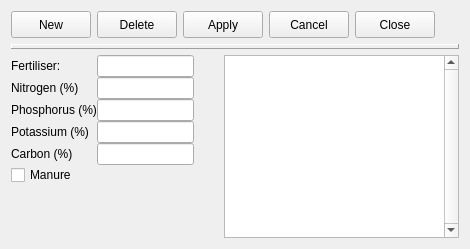
<?xml version="1.0" encoding="UTF-8"?>
<ui version="4.0">
 <class>fertilisers</class>
 <widget class="impgenmaint" name="fertilisers">
  <property name="geometry">
   <rect>
    <x>0</x>
    <y>0</y>
    <width>470</width>
    <height>249</height>
   </rect>
  </property>
  <property name="windowTitle">
   <string>Form</string>
  </property>
  <property name="TableName">
   <string>ferttype</string>
  </property>
  <property name="KeyField">
   <string>FERTYP_COD</string>
  </property>
  <property name="DisplayColumn">
   <string>FERTYP_des</string>
  </property>
  <property name="DisplayColumnDescription">
   <string>Fertilisers</string>
  </property>
  <layout class="QVBoxLayout" name="verticalLayout_3">
   <item>
    <layout class="QHBoxLayout" name="horizontalLayout_11">
     <item>
      <widget class="QPushButton" name="cmdnew">
       <property name="enabled">
        <bool>true</bool>
       </property>
       <property name="minimumSize">
        <size>
         <width>0</width>
         <height>27</height>
        </size>
       </property>
       <property name="maximumSize">
        <size>
         <width>16777215</width>
         <height>27</height>
        </size>
       </property>
       <property name="toolTip">
        <string/>
       </property>
       <property name="text">
        <string>New</string>
       </property>
       <property name="icon">
        <iconset resource="../images/images.qrc">
         <normaloff>:/images/new3.png</normaloff>:/images/new3.png</iconset>
       </property>
       <property name="flat">
        <bool>false</bool>
       </property>
      </widget>
     </item>
     <item>
      <widget class="QPushButton" name="cmdelete">
       <property name="enabled">
        <bool>true</bool>
       </property>
       <property name="minimumSize">
        <size>
         <width>0</width>
         <height>27</height>
        </size>
       </property>
       <property name="maximumSize">
        <size>
         <width>16777215</width>
         <height>27</height>
        </size>
       </property>
       <property name="toolTip">
        <string/>
       </property>
       <property name="text">
        <string>Delete</string>
       </property>
       <property name="icon">
        <iconset resource="../images/images.qrc">
         <normaloff>:/images/delete3.png</normaloff>:/images/delete3.png</iconset>
       </property>
       <property name="flat">
        <bool>false</bool>
       </property>
      </widget>
     </item>
     <item>
      <widget class="QPushButton" name="cmdapply">
       <property name="enabled">
        <bool>true</bool>
       </property>
       <property name="minimumSize">
        <size>
         <width>0</width>
         <height>27</height>
        </size>
       </property>
       <property name="maximumSize">
        <size>
         <width>16777215</width>
         <height>27</height>
        </size>
       </property>
       <property name="toolTip">
        <string/>
       </property>
       <property name="text">
        <string>Apply</string>
       </property>
       <property name="icon">
        <iconset resource="../images/images.qrc">
         <normaloff>:/images2/new/apply.png</normaloff>:/images2/new/apply.png</iconset>
       </property>
       <property name="flat">
        <bool>false</bool>
       </property>
      </widget>
     </item>
     <item>
      <widget class="QPushButton" name="cmdcancel">
       <property name="enabled">
        <bool>true</bool>
       </property>
       <property name="minimumSize">
        <size>
         <width>0</width>
         <height>27</height>
        </size>
       </property>
       <property name="maximumSize">
        <size>
         <width>16777215</width>
         <height>27</height>
        </size>
       </property>
       <property name="toolTip">
        <string/>
       </property>
       <property name="text">
        <string>Cancel</string>
       </property>
       <property name="icon">
        <iconset resource="../images/images.qrc">
         <normaloff>:/images2/new/cancel.png</normaloff>:/images2/new/cancel.png</iconset>
       </property>
       <property name="flat">
        <bool>false</bool>
       </property>
      </widget>
     </item>
     <item>
      <widget class="QPushButton" name="cmdclose">
       <property name="enabled">
        <bool>true</bool>
       </property>
       <property name="minimumSize">
        <size>
         <width>0</width>
         <height>27</height>
        </size>
       </property>
       <property name="maximumSize">
        <size>
         <width>16777215</width>
         <height>27</height>
        </size>
       </property>
       <property name="toolTip">
        <string/>
       </property>
       <property name="text">
        <string>Close</string>
       </property>
       <property name="icon">
        <iconset resource="../images/images.qrc">
         <normaloff>:/images2/new/closeform.png</normaloff>:/images2/new/closeform.png</iconset>
       </property>
       <property name="flat">
        <bool>false</bool>
       </property>
      </widget>
     </item>
     <item>
      <spacer name="horizontalSpacer_2">
       <property name="orientation">
        <enum>Qt::Horizontal</enum>
       </property>
       <property name="sizeHint" stdset="0">
        <size>
         <width>40</width>
         <height>20</height>
        </size>
       </property>
      </spacer>
     </item>
    </layout>
   </item>
   <item>
    <widget class="QLabel" name="Panel2">
     <property name="enabled">
      <bool>true</bool>
     </property>
     <property name="maximumSize">
      <size>
       <width>16777215</width>
       <height>5</height>
      </size>
     </property>
     <property name="toolTip">
      <string/>
     </property>
     <property name="layoutDirection">
      <enum>Qt::LeftToRight</enum>
     </property>
     <property name="frameShape">
      <enum>QFrame::Panel</enum>
     </property>
     <property name="frameShadow">
      <enum>QFrame::Raised</enum>
     </property>
     <property name="text">
      <string/>
     </property>
     <property name="alignment">
      <set>Qt::AlignCenter</set>
     </property>
    </widget>
   </item>
   <item>
    <layout class="QHBoxLayout" name="horizontalLayout_6">
     <property name="spacing">
      <number>0</number>
     </property>
     <property name="margin">
      <number>0</number>
     </property>
     <item>
      <layout class="QVBoxLayout" name="verticalLayout_2">
       <property name="spacing">
        <number>0</number>
       </property>
       <property name="margin">
        <number>0</number>
       </property>
       <item>
        <layout class="QGridLayout" name="gridLayout">
         <item row="0" column="0">
          <widget class="QLabel" name="Label2_2">
           <property name="enabled">
            <bool>true</bool>
           </property>
           <property name="toolTip">
            <string/>
           </property>
           <property name="text">
            <string>Fertiliser:</string>
           </property>
          </widget>
         </item>
         <item row="0" column="1">
          <widget class="IMPEdit" name="iMPEdit_5">
           <property name="TableName">
            <string>ferttype</string>
           </property>
           <property name="FieldName">
            <string>FERTYP_des</string>
           </property>
          </widget>
         </item>
         <item row="1" column="1">
          <widget class="IMPEdit" name="iMPEdit">
           <property name="TableName">
            <string>ferttype</string>
           </property>
           <property name="FieldName">
            <string>nitrogen</string>
           </property>
          </widget>
         </item>
         <item row="2" column="1">
          <widget class="IMPEdit" name="iMPEdit_2">
           <property name="TableName">
            <string>ferttype</string>
           </property>
           <property name="FieldName">
            <string>phosphorus</string>
           </property>
          </widget>
         </item>
         <item row="3" column="1">
          <widget class="IMPEdit" name="iMPEdit_3">
           <property name="TableName">
            <string>ferttype</string>
           </property>
           <property name="FieldName">
            <string>potassium</string>
           </property>
          </widget>
         </item>
         <item row="4" column="1">
          <widget class="IMPEdit" name="iMPEdit_4">
           <property name="TableName">
            <string>ferttype</string>
           </property>
           <property name="FieldName">
            <string>carbon</string>
           </property>
          </widget>
         </item>
         <item row="1" column="0">
          <widget class="QLabel" name="label">
           <property name="text">
            <string>Nitrogen (%)</string>
           </property>
          </widget>
         </item>
         <item row="2" column="0">
          <widget class="QLabel" name="label_2">
           <property name="text">
            <string>Phosphorus (%)</string>
           </property>
          </widget>
         </item>
         <item row="3" column="0">
          <widget class="QLabel" name="label_3">
           <property name="text">
            <string>Potassium (%)</string>
           </property>
          </widget>
         </item>
         <item row="4" column="0">
          <widget class="QLabel" name="label_4">
           <property name="text">
            <string>Carbon (%)</string>
           </property>
          </widget>
         </item>
         <item row="0" column="2">
          <spacer name="horizontalSpacer">
           <property name="orientation">
            <enum>Qt::Horizontal</enum>
           </property>
           <property name="sizeHint" stdset="0">
            <size>
             <width>40</width>
             <height>20</height>
            </size>
           </property>
          </spacer>
         </item>
        </layout>
       </item>
       <item>
        <widget class="IMPCheckBox" name="iMPCheckBox">
         <property name="text">
          <string>Manure</string>
         </property>
         <property name="TableName">
          <string>ferttype</string>
         </property>
         <property name="FieldName">
          <string>manure</string>
         </property>
         <property name="CheckedValue" stdset="0">
          <string>Y</string>
         </property>
         <property name="UnCheckedValue">
          <string>N</string>
         </property>
        </widget>
       </item>
       <item>
        <spacer name="verticalSpacer_2">
         <property name="orientation">
          <enum>Qt::Vertical</enum>
         </property>
         <property name="sizeHint" stdset="0">
          <size>
           <width>20</width>
           <height>40</height>
          </size>
         </property>
        </spacer>
       </item>
      </layout>
     </item>
     <item>
      <widget class="QTableView" name="ListView1">
       <property name="verticalScrollBarPolicy">
        <enum>Qt::ScrollBarAlwaysOn</enum>
       </property>
      </widget>
     </item>
    </layout>
   </item>
  </layout>
 </widget>
 <customwidgets>
  <customwidget>
   <class>IMPEdit</class>
   <extends>QLineEdit</extends>
   <header>impedit.h</header>
  </customwidget>
  <customwidget>
   <class>IMPCheckBox</class>
   <extends>QCheckBox</extends>
   <header>impcheckbox.h</header>
  </customwidget>
  <customwidget>
   <class>impgenmaint</class>
   <extends>QWidget</extends>
   <header>impgenmaint.h</header>
   <container>1</container>
  </customwidget>
 </customwidgets>
 <resources>
  <include location="../images/images.qrc"/>
 </resources>
 <connections/>
</ui>
